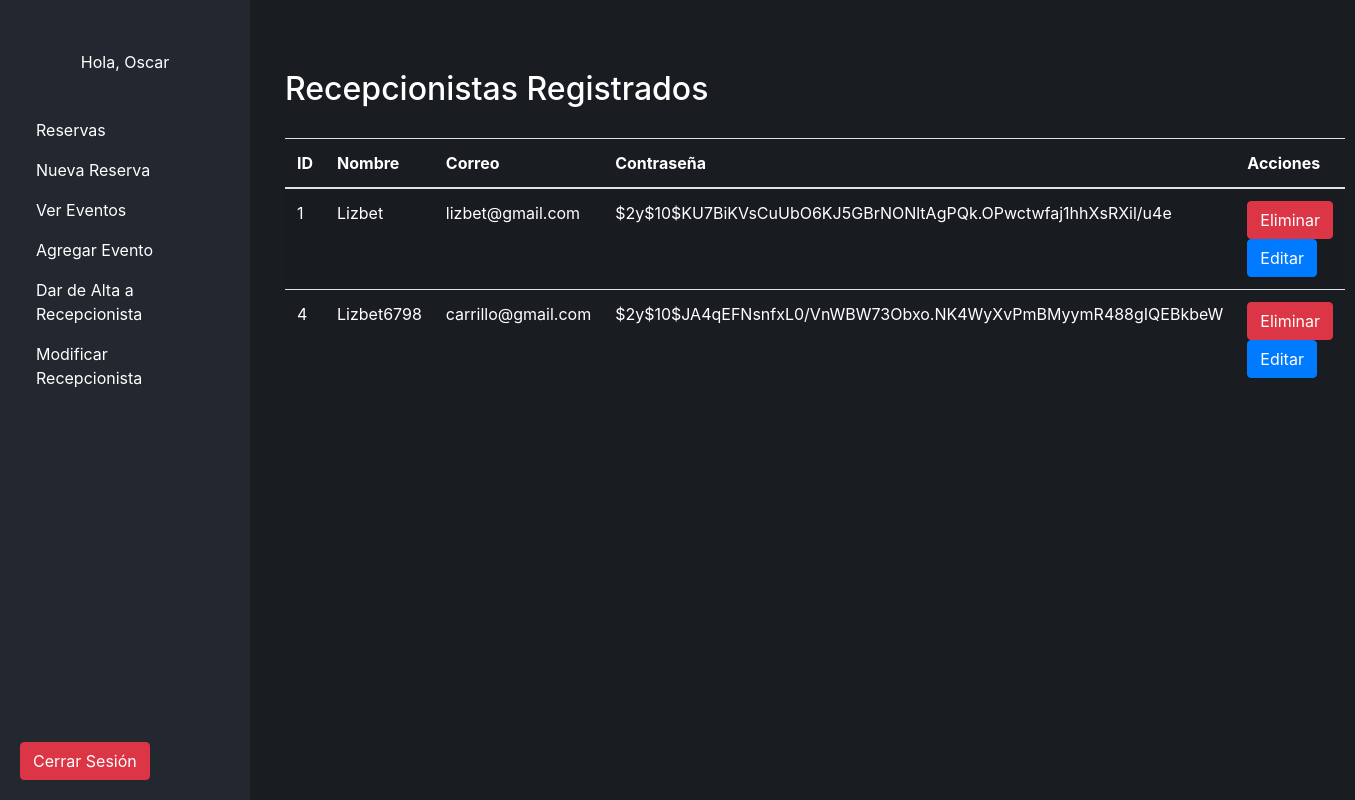
Screenshot of /usuarios/admin/admin.php?page=modificar-recepcionista (signed in) with the database file from the repository.
### tables this page shows
CREATE TABLE `usuarios` (
  `id` int NOT NULL,
  `nombre` varchar(100) DEFAULT NULL,
  `correo` varchar(100) DEFAULT NULL,
  `contrasena` varchar(255) DEFAULT NULL,
  `id_rol` int DEFAULT NULL
);

### usuarios/admin/modificar-recepcionista.php (the view, shortened to what this page needs)
<?php
include("../../database/conexion.php");
function obtenerRecepcionistas()
{
    global $conexion;
    try {
        $consulta = "SELECT * FROM usuarios WHERE id_rol = 1";
        $stmt = $conexion->query($consulta);
        $recepcionistas = $stmt->fetchAll(PDO::FETCH_ASSOC);
        return $recepcionistas;
    } catch (PDOException $e) {
        echo 'Error al obtener recepcionistas: ' . $e->getMessage() . ' en la línea ' . $e->getLine();
        return array();
    }
}
$recepcionistas = obtenerRecepcionistas();
?>
<!DOCTYPE html>
<html lang="es">
<head>
    <link href="https://maxcdn.bootstrapcdn.com/bootstrap/4.5.2/css/bootstrap.min.css" rel="stylesheet">
</head>
<body>
    <div class="container">
        <h2>Recepcionistas Registrados</h2>
        <table class="table table-striped">
            <thead>
                <tr>
                    <th>ID</th>
                    <th>Nombre</th>
                    <th>Correo</th>
                    <th>Contraseña</th>
                    <th>Acciones</th>
                </tr>
            </thead>
            <tbody>
                <?php foreach ($recepcionistas as $recepcionista) : ?>
                    <tr>
                        <td><?php echo $recepcionista['id']; ?></td>
                        <td><?php echo $recepcionista['nombre']; ?></td>
                        <td><?php echo $recepcionista['correo']; ?></td>
                        <td><?php echo $recepcionista['contrasena']; ?></td>
                        <td>
                            <form method="post" style="display: inline;">
                                <button type="submit" name="eliminar_recepcionista" class="btn btn-danger" onclick="return confirm('¿Estás seguro de eliminar este recepcionista?')">Eliminar</button>
                            </form>
                            <button type="button" class="btn btn-primary editar-recepcionista" data-toggle="modal" data-target="#editarRecepcionistaModal" data-id="<?php echo $recepcionista['id']; ?>" data-nombre="<?php echo $recepcionista['nombre']; ?>" data-correo="<?php echo $recepcionista['correo']; ?>" data-contrasena="<?php echo $recepcionista['contrasena']; ?>">Editar</button>
                        </td>
                    </tr>
                <?php endforeach; ?>
            </tbody>
        </table>
    </div>
</body>
</html>

### usuarios/admin/admin.php (style rules this page uses)
body { font-family: Arial, sans-serif; margin: 0; background-color: #454D55; }

### usuarios/admin/modificar-recepcionista.php (style rules this page uses)
.container { margin-top: 50px; }
body { background-color: #191C21; }
h2 { margin-bottom: 30px; color: #fff; }
.btn { color: #fff !important; }
table td, table th { color: #fff; }

### rows the page displays
usuarios: id "1", nombre "Lizbet", correo "lizbet@gmail.com", contrasena "$2y$10$KU7BiKVsCuUbO6KJ5GBrNONltAgPQk.OPwctwfaj1hhXsRXil/u4e"
usuarios: id "4", nombre "Lizbet6798", correo "carrillo@gmail.com", contrasena "$2y$10$JA4qEFNsnfxL0/VnWBW73Obxo.NK4WyXvPmBMyymR488gIQEBkbeW"

### other values shown
$_SESSION['usuario'] "Oscar"
